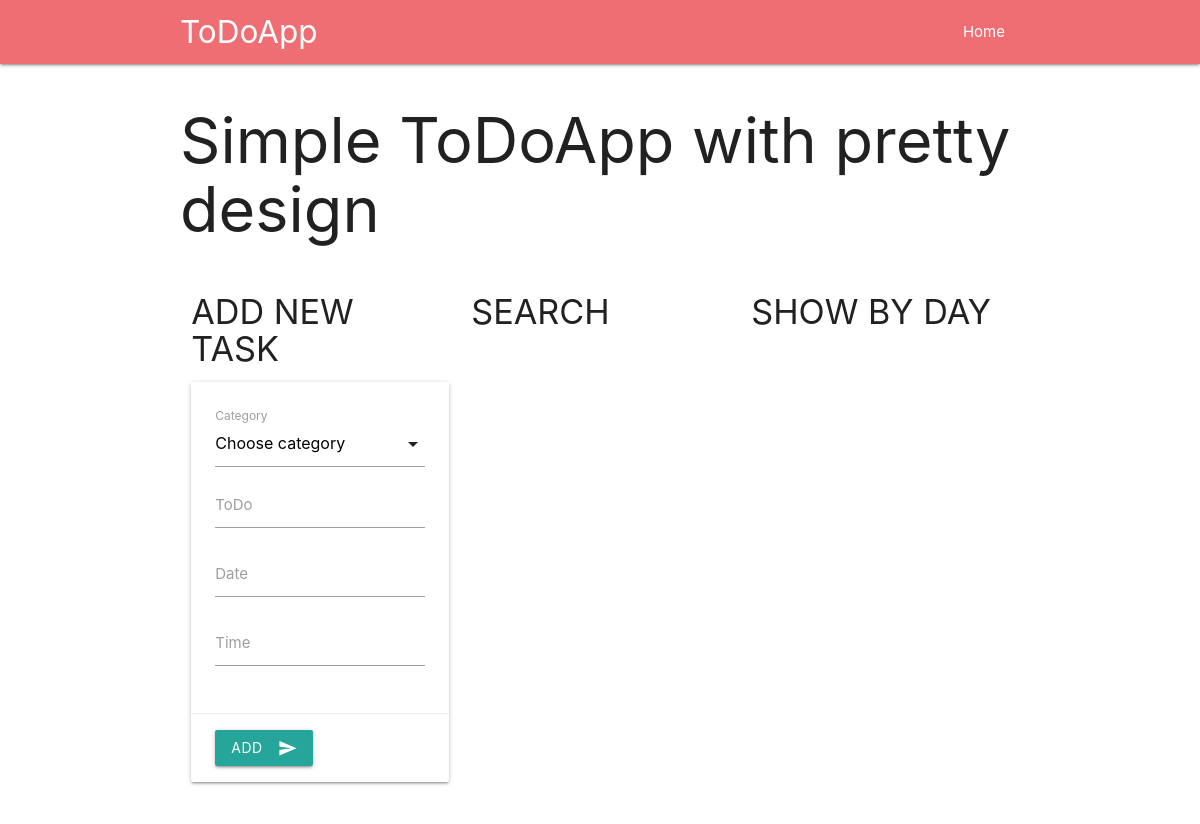
/, run on an earlier commit of the app's database.
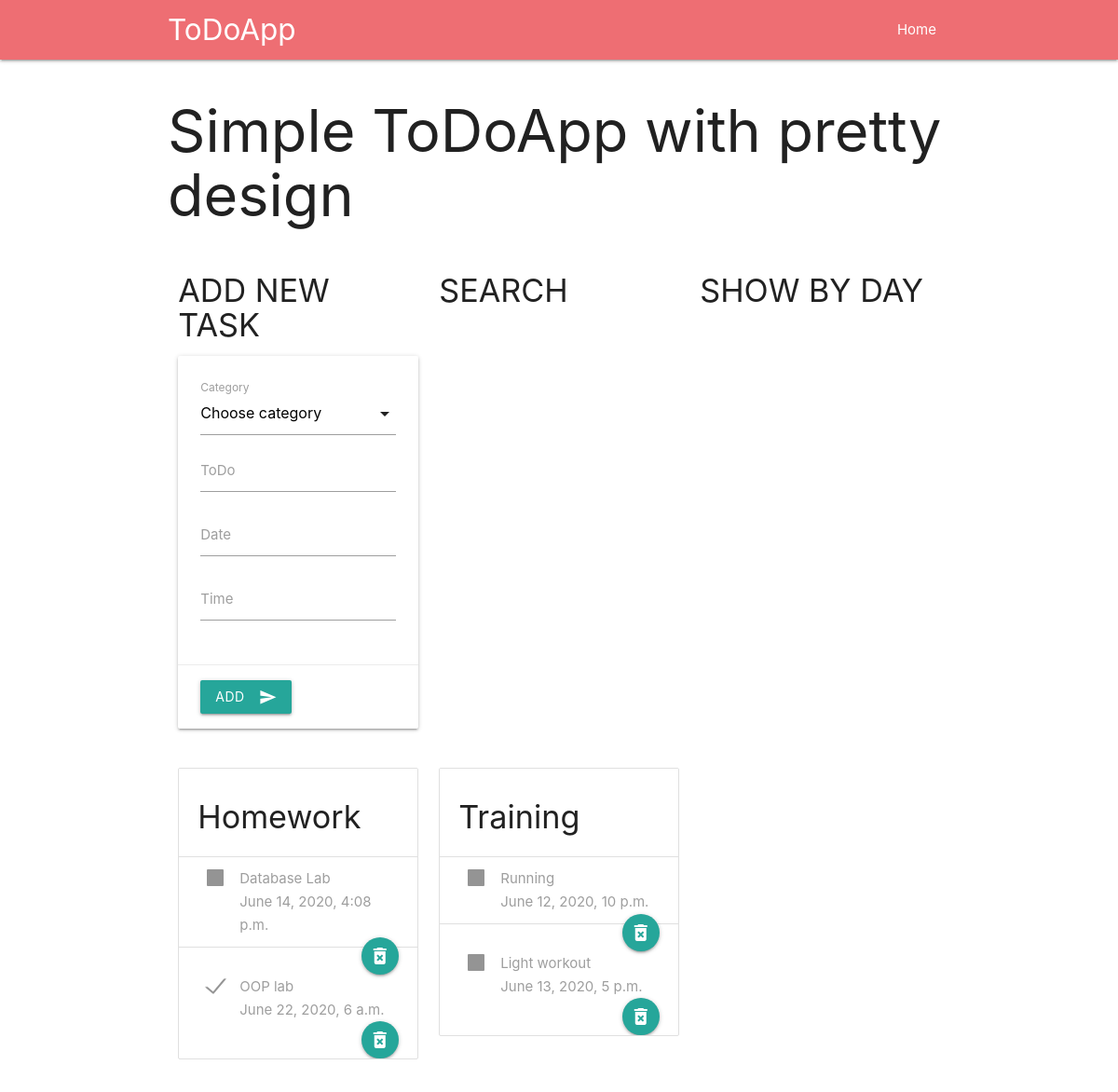
And on a later commit of the database.
### my_app/models.py (models this page shows)
class Categories(models.Model):
    title = models.CharField(max_length=50)
    def __str__(self):
        return self.title
    class Meta:
        verbose_name_plural = 'Categories'

class Tasks(models.Model):
    title = models.CharField(max_length=200)
    deadline = models.DateTimeField('Time')
    category = models.ForeignKey(Categories, on_delete=models.CASCADE)
    is_done = models.BooleanField('Completed')
    def __str__(self):
        return self.title
    class Meta:
        verbose_name_plural = 'Tasks'
        ordering = ['is_done', 'deadline']

### my_app/views.py (the view)
# urls.py: 2. Add a URL to urlpatterns:  path('', views.home, name='home')
def home(request):
    categories = Categories.objects.all()
    context = {
        'category_list': categories,
    }
    return render(request, 'my_app/index.html', context)

### templates/my_app/index.html (shortened to what this page needs)
<!DOCTYPE html>
{% load static %}
<html lang="en">
<head>
    <link rel="stylesheet" href="{% static "css/style.css" %}">
    <link rel="stylesheet" href="https://cdnjs.cloudflare.com/ajax/libs/materialize/1.0.0/css/materialize.min.css">
</head>
<body>
    <nav>
        <div class="container nav-wrapper">
            <a href="/" class="brand-logo">ToDoApp</a>
            <ul id="nav-mobile" class="right">
                <li><a href="/">Home</a></li>
            </ul>
        </div>
    </nav>
    <div class="container">
        <h1>Simple ToDoApp with pretty design</h1>
        <div class="row">
            <div class="col s4">
                <h4>ADD NEW TASK</h4>
                <div class="card">
                    <form action="add_todo/" method="POST">
                        <div class="card-content">
                            <div class="input-field">
                                <label>Category</label>
                            </div>
                            <div class="input-field">
                                <input id="to_do" type="text" class="validate" name="to_do">
                                <label for="to_do">ToDo</label>
                            </div>
                            <div class="input-field">
                                <input type="text" class="datepicker" id="date" name="date">
                                <label for="date">Date</label>
                            </div>
                            <div class="input-field">
                                <input type="text" class="timepicker" id="time" name="time">
                                <label for="time">Time</label>
                            </div>
                        </div>
                        <div class="card-action">
                            <button class="btn waves-effect waves-light" type="submit" name="add">Add
                                <i class="material-icons right">send</i>
                            </button>
                        </div>
                    </form>
                </div>
            </div>
            <div class="col s4">
                <h4>SEARCH</42>
            </div>
            <div class="col s4">
                <h4>SHOW BY DAY</h4>
            </div>
        </div>
        <div class="row">
            {% for category in category_list %}
                <div class="col s4">
                    <ul class="collection with-header">
                        <li class="collection-header"><h4>{{ category }}</h4></li>
                        {% for task in category.tasks_set.all %}
                                <li class="collection-item">
                                    <form action="delete_todo/{{task.id}}/" method="POST">
                                        <label>
                                            <span>{{ task }}<br>{{ task.deadline }}</span>
                                        </label>
                                        <button class="waves-effect waves-light btn-floating right" type="submit" name="delete">
                                            <i class="material-icons">delete_forever</i>
                                        </button>
                                    </form>
                                </li>
                        {% endfor %}
                    </ul>
                </div>
            {% endfor %}
        </div>
    </div>
</body>
</html>

What changed in the data, as far as the page shows it:
added Categories: title "Homework"
added Tasks: title "Database Lab", deadline "June 14, 2020, 4:08 p.m.", shown under "Homework"
added Tasks: title "OOP lab", deadline "June 22, 2020, 6 a.m.", shown under "Homework"
added Categories: title "Training"
added Tasks: title "Running", deadline "June 12, 2020, 10 p.m.", shown under "Training"
added Tasks: title "Light workout", deadline "June 13, 2020, 5 p.m.", shown under "Training"
